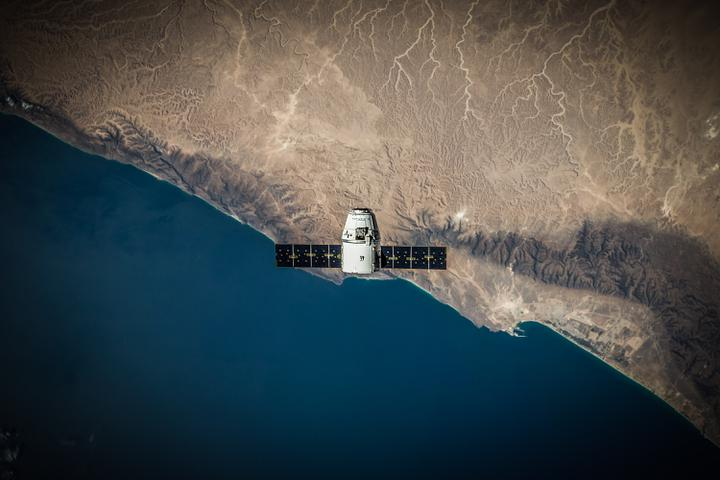
#> input picture Deconvolution/Input.jpg, 720 x 480 px, found by its file name
$ python deconvolution.py
#> lines starting #> are read from the running program, lines starting #| are printed output that depends on the picture
#http://cgcooke.github.io/Image-Deconvolution/

from scipy import mgrid,exp
import numpy as np
from numpy.fft import *
from PIL import Image

def makeGaussianPSF(radius,sizeX,sizeY):
    """ Returns a normalized 2D gauss kernel array for convolutions """
    x,y = mgrid[-sizeY/2:sizeY/2, -sizeX/2:sizeX/2]
    g = exp(-(x**2/float(radius)+y**2/float(radius)))
    return(g / g.sum())

def convolve(Input, psf, epsilon):
    InputFFT = fftn(Input)
    psfFFT = fftn(psf)+epsilon
    convolved = ifftn(InputFFT*psfFFT)
    convolved = np.abs(convolved)
    return(convolved)

def deconvolve(Input, psf, epsilon):
    InputFFT = fftn(Input)
    psfFFT = fftn(psf)+epsilon
    deconvolved = ifftn(InputFFT/psfFFT)
    deconvolved = np.abs(deconvolved)
    return(deconvolved)

def makeMotionPSF(length,sizeX,sizeY):
    psf = np.zeros((sizeY,sizeX))
    psf[sizeY/2:sizeY/2+1,sizeX/2-length/2:sizeX/2+length/2] = 1
    return(psf/psf.sum())

def exportArrayAsImage(img,fileName):
    img = np.abs(img)
    img = np.where(img > 255, 255, img)
    img = np.where(img < 0, 0, img)
    img = img.astype(np.uint8)
    img = Image.fromarray(img)
    img.save(fileName)


epsilon = 0.00001
r=1000
Input = np.asarray(Image.open('Input.jpg').convert('L'))
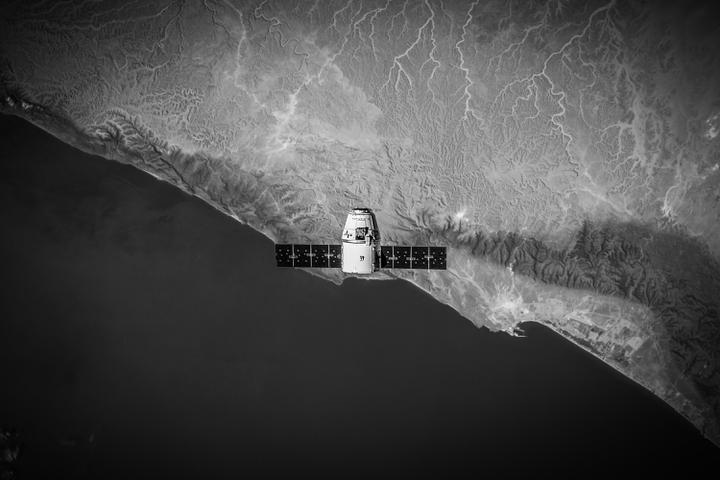
#> Input: shape (480, 720); min 0, max 254, mean 74.2
sizeY,sizeX = Input.shape
#> sizeY = 480; sizeX = 720
psf = makeGaussianPSF(r,sizeX,sizeY)
#> (the run stopped early here; a loop or call above may not have finished)
